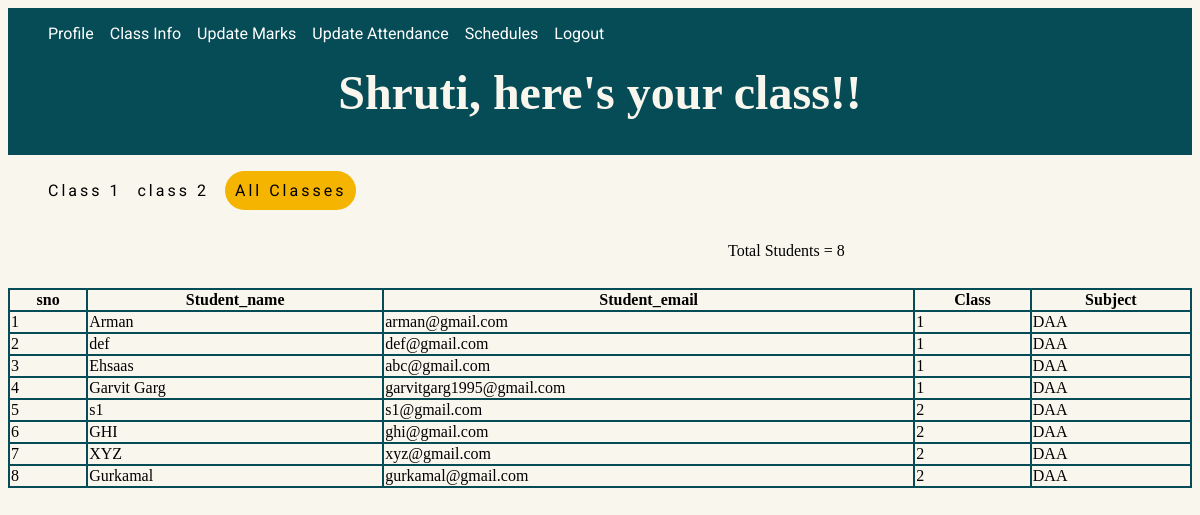
Page /teachers/class_info.php?email=teacher1@gmail.com&name=Shruti (signed in) on the committed database.
### tables this page shows
CREATE TABLE `students` (
  `username` varchar(20) NOT NULL,
  `email` varchar(40) NOT NULL,
  `password` varchar(20) NOT NULL,
  `class` int(11) NOT NULL
);

CREATE TABLE `tagging` (
  `t_email` varchar(30) NOT NULL,
  `subject` varchar(20) NOT NULL,
  `class_allot` int(11) NOT NULL,
  `total_lectures` int(3) NOT NULL
);

### teachers/class_info.php (the view, shortened to what this page needs)
<?php
require_once('db.php');
$name = $_GET['name'];
$email =  $_GET['email'];
$query = "SELECT COUNT(username) from students";
$result = mysqli_query($con,$query);
if(!$result){
	echo mysqli_error($result);
}else {
	$row = mysqli_fetch_assoc($result);
	$number_of_students = $row['COUNT(username)'];
}
$query = "SELECT s.username, s.email, s.Class, tg.subject from students s INNER JOIN teachers t INNER JOIN tagging tg ON tg.t_email = t.email AND tg.class_allot = s.class WHERE t.email = '$email' ORDER BY s.Class;";
$result = mysqli_query($con,$query);
?>
<!DOCTYPE html>
<html>
<head>
	<link rel="stylesheet" href="class_info.css?v=<?php echo time(); ?>">
</head>
<body>
	<div id="body-header">
	<header style="margin-top: 0px; margin-bottom: 0px; width: auto;">
		<nav style="display: inline-block;">
			<ul>
				<li><a href=<?php echo "profile.php?email=" .$_GET['email']."&name=".$_GET['name'] ?>>Profile</a></li>
				<li><a href=<?php echo "class_info.php?email=" .$_GET['email']."&name=".$_GET['name'] ?>>Class Info</a></li>
				<li><a href=<?php echo "update/update_class_1.php?email=" .$_GET['email']."&name=".$_GET['name']."&class=1" ?>>Update Marks</a></li>
				<li><a href=<?php echo "update_attendance/attendance_class_1.php?email=" .$_GET['email']."&name=".$_GET['name']."&class=1" ?>>Update Attendance</a></li>
				<li><a href=<?php echo "schedules.php?email=" .$_GET['email']."&name=".$_GET['name']."&class=1" ?>>Schedules</a></li>
				<li><a href="logout.php">Logout</a></li>
			</ul>
		</nav>
	</header>
	<main>
	<?php
	echo"<h1 class='animated-text'>".$name.", here's your class!!</h1>"
	?>
</main>
</div>
<div class="sems">
	<div style="display: inline-block;">
			<ul>
				<li><a href=<?php echo "class_1.php?email=" .$_GET['email']."&name=".$_GET['name']."&class=1" ?>>Class 1</a></li>
				<li><a href=<?php echo "class_2.php?email=" .$_GET['email']."&name=".$_GET['name']."&class=2" ?>>class 2</a></li>
				<li  style="background-color:#F4B400;  border-radius: 25px; padding: 10px; width: auto; height: auto; text-align: center;"><a href=<?php echo "class_info.php?email=" .$_GET['email']."&name=".$_GET['name']."&class=1" ?>>All Classes</a></li>
			</ul>
		</div>
		<p style = "display: inline-block; margin-left: 60vw;"> Total Students =
		<?php
   echo $number_of_students;
		?>
</div>
<div class="marks">
<table style="width: 100%;">
	  <tr>
        <th>sno</th>
    <th>Student_name</th>
    <th>Student_email</th>
    <th>Class</th>
<th>Subject</th>
  </tr>
 	<tr>
		<?php
		$count = 1;
		while($row = mysqli_fetch_assoc($result)){
			?>
            <td><?php echo $count;
            $count = $count + 1;
            ?></td>
			<td>  <?php echo $row['username'];  ?>  </td>
			<td>  <?php echo $row['email'];  ?>  </td>
			<td>  <?php echo $row['Class'];  ?>  </td>
			<td>  <?php echo $row['subject'];  ?>  </td>
			</tr>
			<?php
		}
		?>
</table>
</div>
</body>
</html>

### teachers/class_info.css (style rules this page uses)
#body-header { background-image: url("../images/theme.png"); height: auto; width: auto; background-position: cover; background-attachment: fixed; }
li { text-decoration: none; display: inline-block; padding-right: 1vw; font-family: 'roboto'; color: whitesmoke; font-size: 2vh; }
a:link { color: white; background-color: transparent; text-decoration: none; }
header { display: flex; flex-direction: row; flex-wrap: wrap; align-items: center; }
main { text-align: center; font-size: 2vw; height: auto; color: #F9F6EE; padding-bottom: 0.2vw; }
main h1 { margin-top: 0.5vw; }
.sems ul li a { font-size: 2vh; letter-spacing: 0.25vw; color: black; }
table, th, td { border: 2px solid black; border-collapse: collapse; }
th, td { border-color: #064c56; }
body { background-color: #F9F6EE; display: flex; flex-direction: column; flex-wrap: wrap; }
table { margin-top: 1vw; }

### rows in the picture
students: username "Arman", email "arman@gmail.com", class "1", tagging.subject "DAA"
students: username "def", email "def@gmail.com", class "1", tagging.subject "DAA"
students: username "Ehsaas", email "abc@gmail.com", class "1", tagging.subject "DAA"
students: username "Garvit Garg", email "garvitgarg1995@gmail.com", class "1", tagging.subject "DAA"
students: username "s1", email "s1@gmail.com", class "2", tagging.subject "DAA"
students: username "GHI", email "ghi@gmail.com", class "2", tagging.subject "DAA"
students: username "XYZ", email "xyz@gmail.com", class "2", tagging.subject "DAA"
students: username "Gurkamal", email "gurkamal@gmail.com", class "2", tagging.subject "DAA"

### other values in the picture
$name "Shruti"
$number_of_students "8"
